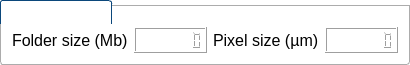
           <widget class="QGroupBox" name="groupBoxReconInfo">
            <property name="maximumSize">
             <size>
              <width>16777215</width>
              <height>65</height>
             </size>
            </property>
            <property name="font">
             <font>
              <pointsize>12</pointsize>
             </font>
            </property>
            <property name="autoFillBackground">
             <bool>false</bool>
            </property>
            <property name="styleSheet">
             <string notr="true">QGroupBox
{
    background-color:transparent;
    border-bottom-left-radius: 3px;
    border-bottom-right-radius: 3px;
    border: 1px solid #acacac;
    margin-top: 5px;
}

QGroupBox::title
{
    subcontrol-origin: margin;
    border-top-left-radius: 3px;
    border-top-right-radius: 3px;
    border: 1px solid #0b477b;
    border-bottom: none;
    background-color: qlineargradient(x1: 0, y1: 0, x2: 0, y2: 1,
        stop: 0 #005192, stop: 1 #002f60);
    padding: 2 2px;
    color: white;
}</string>
            </property>
            <property name="title">
             <string>Recon file info</string>
            </property>
            <property name="flat">
             <bool>false</bool>
            </property>
            <property name="checkable">
             <bool>false</bool>
            </property>
            <layout class="QGridLayout" name="gridLayout_5">
             <item row="1" column="0">
              <layout class="QGridLayout" name="gridLayoutReconInfo">
               <item row="0" column="2">
                <widget class="QLabel" name="labelPixel">
                 <property name="font">
                  <font>
                   <pointsize>12</pointsize>
                  </font>
                 </property>
                 <property name="text">
                  <string>Pixel size (µm)</string>
                 </property>
                </widget>
               </item>
               <item row="0" column="3">
                <widget class="QLCDNumber" name="lcdNumberPixel">
                 <property name="toolTip">
                  <string>This is the pixel size of the original recon</string>
                 </property>
                 <property name="smallDecimalPoint">
                  <bool>true</bool>
                 </property>
                 <property name="numDigits">
                  <number>7</number>
                 </property>
                 <property name="value" stdset="0">
                  <double>0.000000000000000</double>
                 </property>
                </widget>
               </item>
               <item row="0" column="1">
                <widget class="QLCDNumber" name="lcdNumberFile">
                 <property name="toolTip">
                  <string>This is the approximate folder size of the original recon</string>
                 </property>
                 <property name="smallDecimalPoint">
                  <bool>true</bool>
                 </property>
                 <property name="numDigits">
                  <number>7</number>
                 </property>
                 <property name="segmentStyle">
                  <enum>QLCDNumber::Filled</enum>
                 </property>
                </widget>
               </item>
               <item row="0" column="0">
                <widget class="QLabel" name="labelFile">
                 <property name="font">
                  <font>
                   <pointsize>12</pointsize>
                  </font>
                 </property>
                 <property name="text">
                  <string>Folder size (Mb)</string>
                 </property>
                </widget>
               </item>
              </layout>
             </item>
             <item row="0" column="0">
              <spacer name="verticalSpacer_2">
               <property name="orientation">
                <enum>Qt::Vertical</enum>
               </property>
               <property name="sizeType">
                <enum>QSizePolicy::Fixed</enum>
               </property>
               <property name="sizeHint" stdset="0">
                <size>
                 <width>20</width>
                 <height>10</height>
                </size>
               </property>
              </spacer>
             </item>
            </layout>
           </widget>
